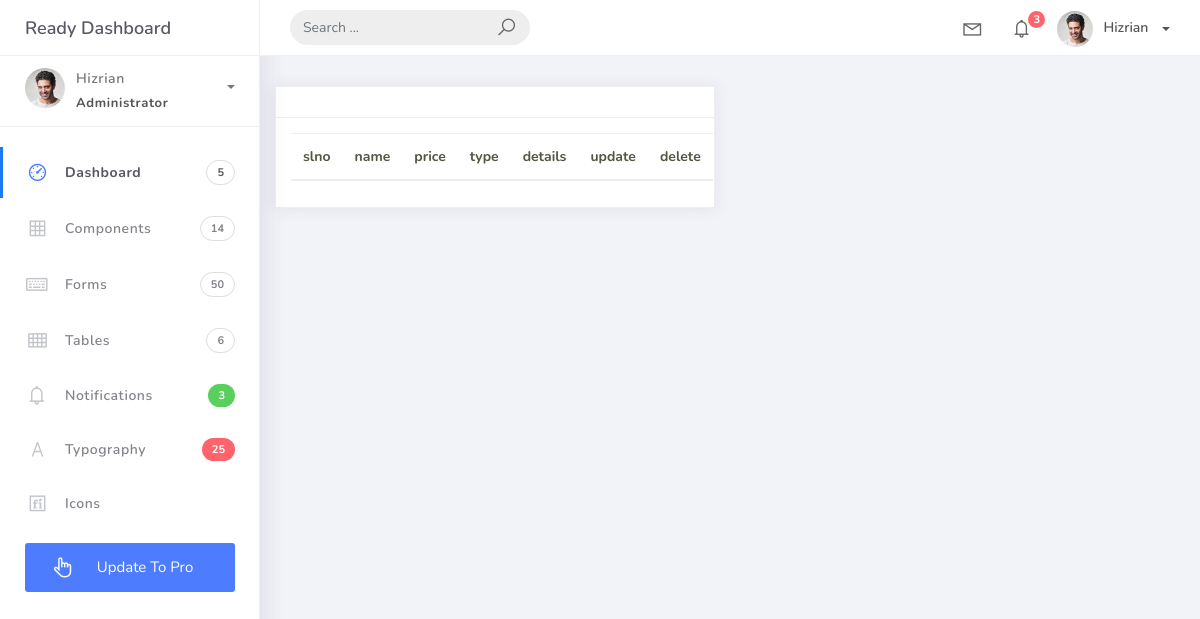
/Furniture_view, run on an earlier commit of the app's database.
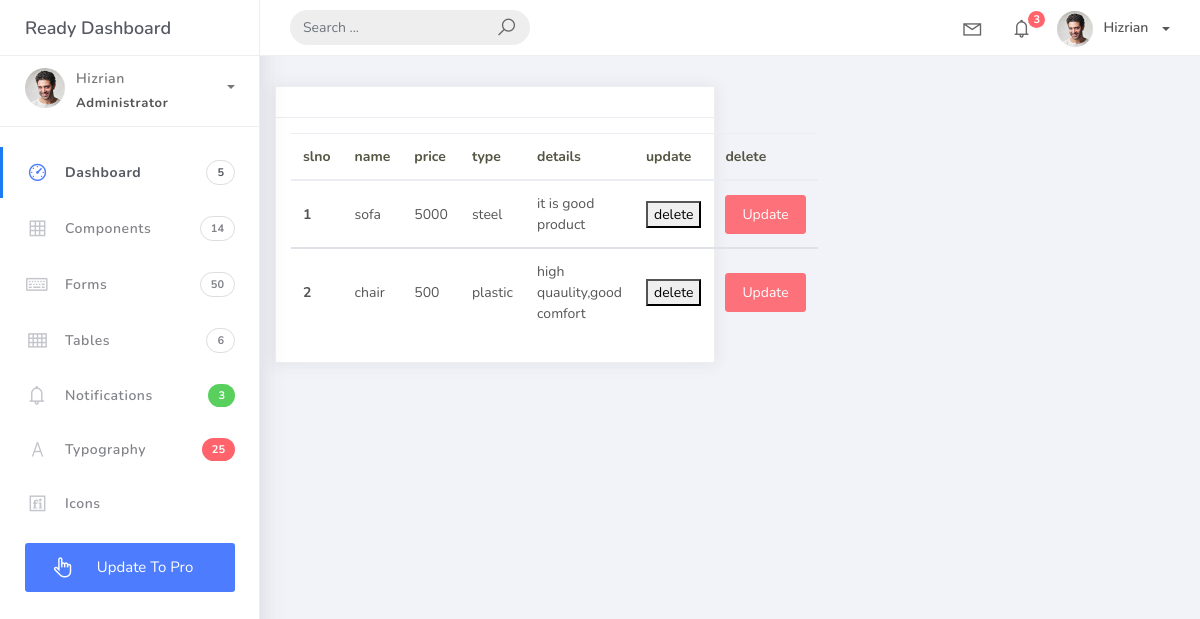
And on a later commit of the database.
### new_app/models.py (models this page shows)
class furniture(models.Model):
    furniture_types = (
        ('wood', 'wood'),
        ('plastic', 'plastic'),
        ('steel', 'steel'),
    )
    Name =models.CharField(max_length=20)
    Price =models.IntegerField()
    Types =models.CharField(max_length=20,choices=furniture_types)
    Details =models.TextField()

### new_app/views.py (the view)
# urls.py: path('Furniture_view',views.Furniture_view,name="Furniture_view"),
def  Furniture_view(request):
    data = furniture.objects.all()
    return render(request, 'view_data.html', {'data':data})

### template/view_data.html (shortened to what this page needs)
{% extends 'dash.html' %}
{% block content %}
<table class="table">
  <thead>
    <tr>
      <th scope="col">slno</th>
      <th scope="col">name</th>
      <th scope="col">price</th>
      <th scope="col">type</th>
      <th scope="col">details</th>
      <th scope="col">update</th>
      <th scope="col">delete</th>
    </tr>
  </thead>
  <tbody>
  {% for i in data %}
    <tr>
      <th scope="row">{{forloop.counter}}</th>
      <td>{{i.Name}}</td>
       <td>{{i.Price}}</td>
       <td>{{i.Types}}</td>
       <td>{{i.Details}}</td>
      <td>
        <form action="{% url 'Furniture_delete' i.id %}" method="POST" >
          <button type = "submit">delete</button>
        </form>
      </td>
<td>
  <a href = "{% url 'Furniture_update' i.id %}" class="btn btn-danger">Update</a>
</td>
    </tr>
  </tbody>
    {% endfor %}
</table>
{% endblock %}

### template/dash.html (shortened to what this page needs)
<!DOCTYPE html>
{% load static %}
<html>
<head>
	<link rel="stylesheet" href=" {% static 'assets/css/bootstrap.min.css' %} ">
	<link rel="stylesheet" href=" {% static 'assets/css/ready.css' %} ">
	<link rel="stylesheet" href=" {% static 'assets/css/demo.css' %} ">
</head>
<body>
	<div class="wrapper">
		<div class="main-header">
			<div class="logo-header">
				<a href=" {% static 'index.html' %} " class="logo">
					Ready Dashboard
				</a>
			</div>
			<nav class="navbar navbar-header navbar-expand-lg">
				<div class="container-fluid">
					<form class="navbar-left navbar-form nav-search mr-md-3" action="">
						<div class="input-group">
							<input type="text" placeholder="Search ..." class="form-control">
							<div class="input-group-append">
								<span class="input-group-text">
									<i class="la la-search search-icon"></i>
								</span>
							</div>
						</div>
					</form>
					<ul class="navbar-nav topbar-nav ml-md-auto align-items-center">
						<li class="nav-item dropdown hidden-caret">
							<a class="nav-link dropdown-toggle" href="#" id="navbarDropdown" role="button" data-toggle="dropdown" aria-haspopup="true" aria-expanded="false">
								<i class="la la-envelope"></i>
							</a>
						</li>
						<li class="nav-item dropdown hidden-caret">
							<a class="nav-link dropdown-toggle" href="#" id="navbarDropdown" role="button" data-toggle="dropdown" aria-haspopup="true" aria-expanded="false">
								<i class="la la-bell"></i>
								<span class="notification">3</span>
							</a>
						</li>
						<li class="nav-item dropdown">
							<a class="dropdown-toggle profile-pic" data-toggle="dropdown" href="#" aria-expanded="false"> <img src=" {% static 'assets/img/profile.jpg' %} " alt="user-img" width="36" class="img-circle"><span >Hizrian</span></span> </a>
							</li>
						</ul>
					</div>
				</nav>
			</div>
			<div class="sidebar">
				<div class="scrollbar-inner sidebar-wrapper">
					<div class="user">
						<div class="photo">
							<img src=" {% static 'assets/img/profile.jpg' %} ">
						</div>
						<div class="info">
							<a class="" data-toggle="collapse" href=" {% static '#collapseExample' %} " aria-expanded="true">
								<span>
									Hizrian
									<span class="user-level">Administrator</span>
									<span class="caret"></span>
								</span>
							</a>
						</div>
					</div>
					<ul class="nav">
						<li class="nav-item active">
							<a href=" {% static 'index.html' %} ">
								<i class="la la-dashboard"></i>
								<p>Dashboard</p>
								<span class="badge badge-count">5</span>
							</a>
						</li>
						<li class="nav-item">
							<a href=" {% static 'components.html' %} ">
								<i class="la la-table"></i>
								<p>Components</p>
								<span class="badge badge-count">14</span>
							</a>
						</li>
						<li class="nav-item">
							<a href=" {% static 'forms.html' %} ">
								<i class="la la-keyboard-o"></i>
								<p>Forms</p>
								<span class="badge badge-count">50</span>
							</a>
						</li>
						<li class="nav-item">
							<a href=" {% static 'tables.html' %} ">
								<i class="la la-th"></i>
								<p>Tables</p>
								<span class="badge badge-count">6</span>
							</a>
						</li>
						<li class="nav-item">
							<a href=" {% static 'notifications.html' %} ">
								<i class="la la-bell"></i>
								<p>Notifications</p>
								<span class="badge badge-success">3</span>
							</a>
						</li>
						<li class="nav-item">
							<a href=" {% static 'typography.html' %} ">
								<i class="la la-font"></i>
								<p>Typography</p>
								<span class="badge badge-danger">25</span>
							</a>
						</li>
						<li class="nav-item">
							<a href=" {% static 'icons.html' %} ">
								<i class="la la-fonticons"></i>
								<p>Icons</p>
							</a>
						</li>
						<li class="nav-item update-pro">
							<button  data-toggle="modal" data-target="#modalUpdate">
								<i class="la la-hand-pointer-o"></i>
								<p>Update To Pro</p>
							</button>
						</li>
					</ul>
				</div>
			</div>
			<div class="main-panel">
				<div class="content">
						<div class="row">
							<div class="col-md-8">
							</div>
							<div class="col-md-6">
								<div class="card">
									<div class="card-header ">
									</div>
									<div class="card-body">
                                    {% block content %}
										{% endblock %}
						</div>
					</div>
				</div>
			</div>
		</div>
	</div>
</body>
</html>

### static/assets/css/demo.css (style rules this page uses)
.update-pro { margin: 15px 25px; }
.update-pro button { padding: 13px 25px; background: #4d7cfe; color: #fff; border-radius: 3px; justify-content: center; width: 100%; border: 0; cursor: pointer; }
.update-pro button p, .update-pro button i { color: #fff !important; margin-bottom: 0px; }
.update-pro button i { margin-right: 5px !important; font-size: 23px; color: #C3C5CA; margin-right: 15px; width: 25px; text-align: center; vertical-align: middle; float: left; }

What changed in the data, as far as the page shows it:
added furniture: Name "sofa", Price "5000", Types "steel", Details "it is good product"
added furniture: Name "chair", Price "500", Types "plastic", Details "high quaulity,good comfort"
